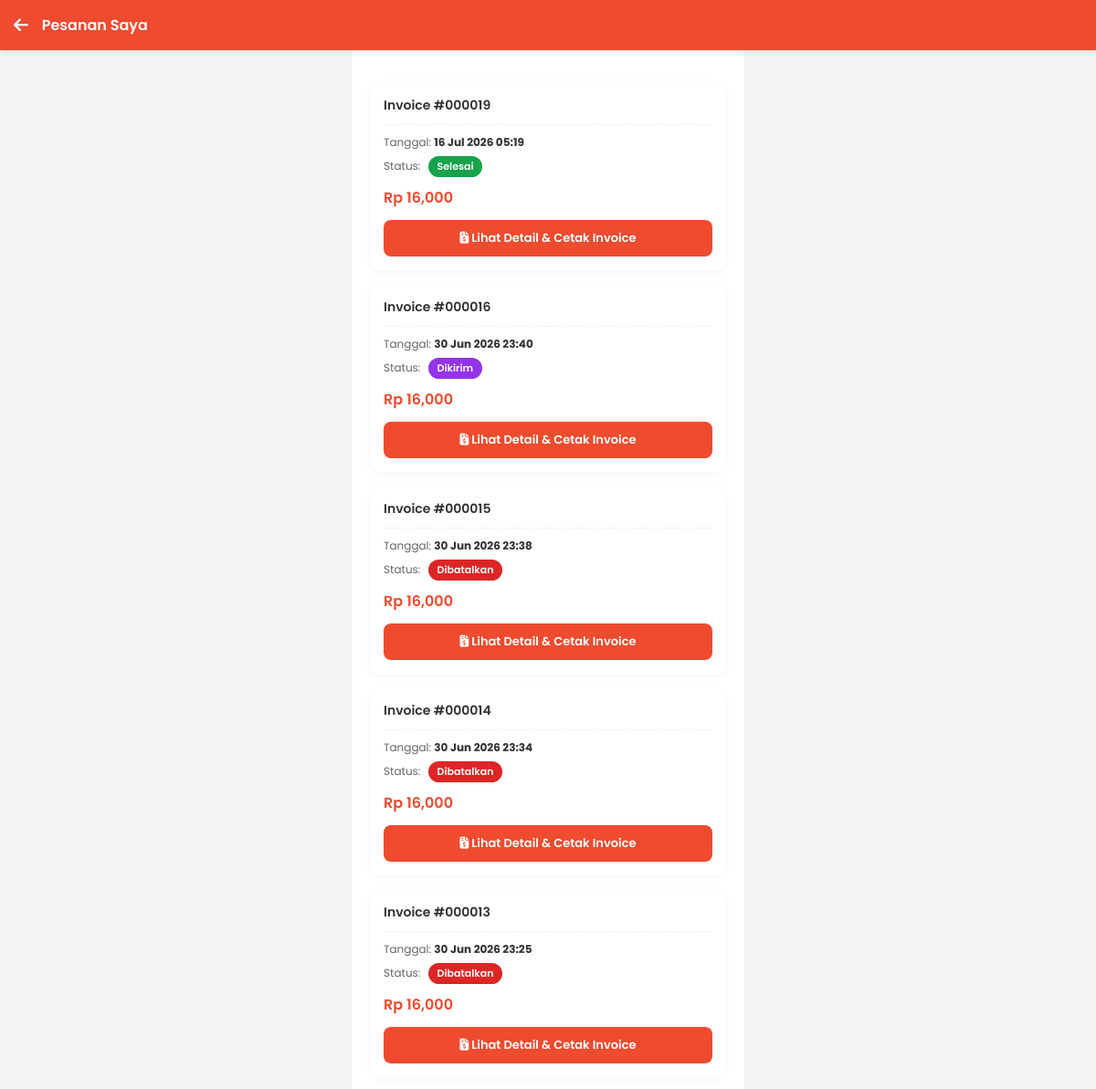
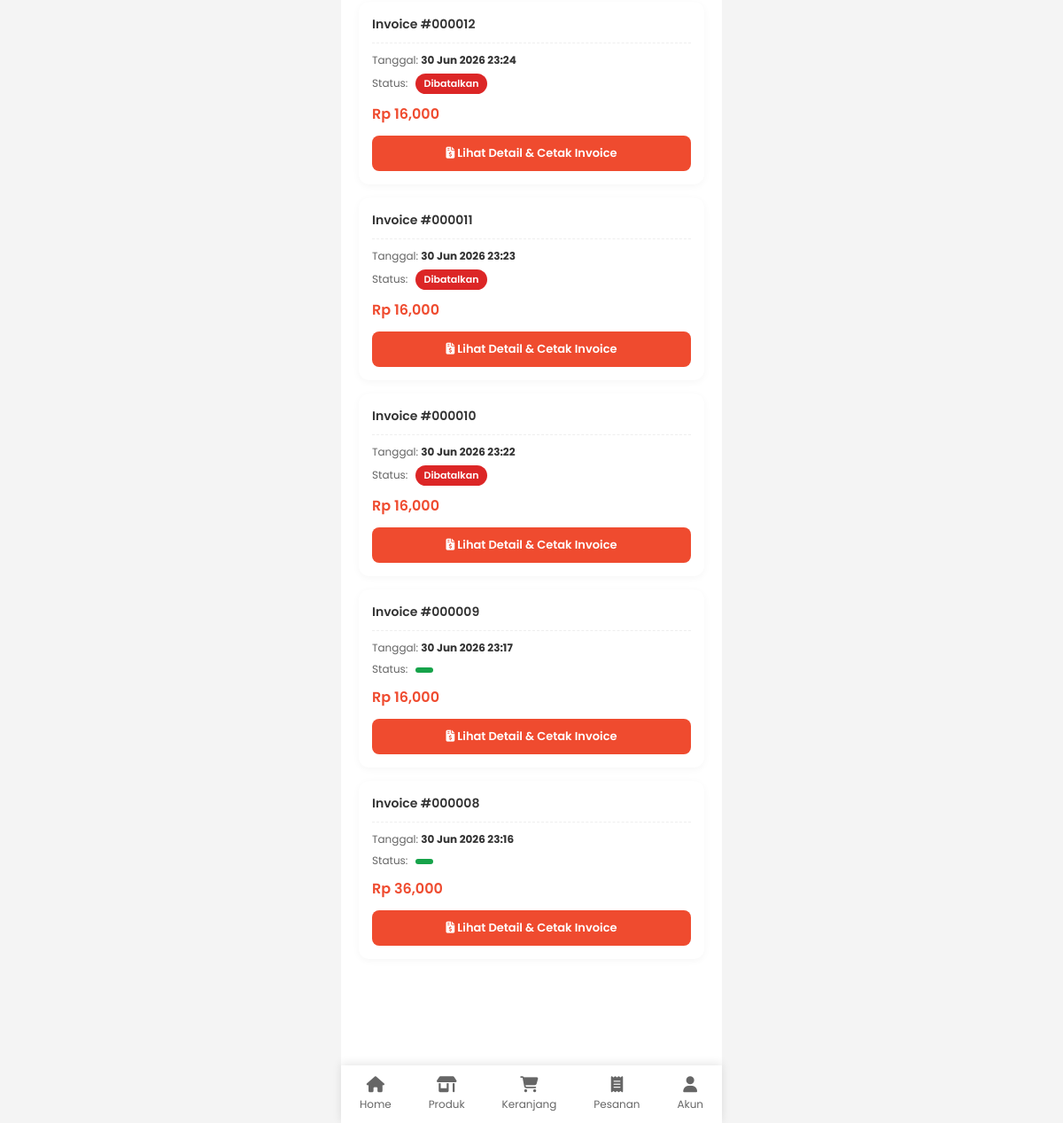
The page /user/pesanan.php (signed in) on the database its author committed (2 pictures, top to bottom).
### tables this page shows
CREATE TABLE `pesanan` (
  `id_pesanan` int(11) NOT NULL,
  `id_user` int(11) DEFAULT NULL,
  `alamat` text DEFAULT NULL,
  `id_alamat` int(11) DEFAULT NULL,
  `tanggal` datetime DEFAULT current_timestamp(),
  `subtotal` decimal(12,2) DEFAULT NULL,
  `ongkir` decimal(12,2) DEFAULT NULL,
  `total` decimal(12,2) DEFAULT NULL,
  `metode_pembayaran` varchar(50) DEFAULT NULL,
  `bukti_transfer` varchar(255) DEFAULT NULL,
  `status` enum('Menunggu Pembayaran','Diproses','Dikirim','Selesai','Dibatalkan') DEFAULT 'Menunggu Pembayaran',
  `status_sebelumnya` varchar(50) DEFAULT NULL
);

### user/pesanan.php (the view, shortened to what this page needs)
<?php
include '../config/koneksi.php';
$judul = "Pesanan Saya";
$back_url = "dashboard.php";
include '../layout/header_user.php';
$data = mysqli_query($conn, "
    SELECT *
    FROM pesanan
    WHERE id_user='" . $_SESSION['id_user'] . "'
    ORDER BY tanggal DESC
");
?>
<div class="header-nav" style="background: #ef4b2f; padding: 15px; display: flex; align-items: center; position: sticky; top: 0; z-index: 999; box-shadow: 0 2px 5px rgba(0,0,0,0.1);">
    <a href="<?= $back_url; ?>" style="color: #ffffff; font-size: 18px; margin-right: 15px; text-decoration: none; display: flex; align-items: center;">
        <i class="fa-solid fa-arrow-left"></i>
    </a>
    <h2 style="font-size: 16px; font-weight: 600; color: #ffffff; margin: 0; flex-grow: 1;">
        <?= $judul; ?>
    </h2>
</div>
<div class="container" style="padding-top: 15px; padding-bottom: 80px;">
    <div class="page-content">
        <?php while ($row = mysqli_fetch_assoc($data)) { ?>
            <div class="card" style="background: white; padding: 15px; border-radius: 12px; margin-bottom: 15px; box-shadow: 0 2px 8px rgba(0,0,0,0.04);">
                <h3 style="font-size: 14px; color: #333; font-weight: 600;">
                    Invoice #<?= str_pad($row['id_pesanan'], 6, "0", STR_PAD_LEFT); ?>
                </h3>
                <hr style="margin: 10px 0; border: 0; border-top: 1px dashed #eee;">
                <p style="font-size: 12px; color: #666; margin-bottom: 6px;">
                    Tanggal: <b style="color: #333;"><?= date("d M Y H:i", strtotime($row['tanggal'])); ?></b>
                </p>
                <p style="font-size: 12px; color: #666;">
                    Status:
                    <?php
                    $status = $row['status'];
                    $warna = "#16a34a";
                    if ($status == "Menunggu Pembayaran") {
                        $warna = "#f59e0b";
                    } elseif ($status == "Diproses") {
                        $warna = "#2563eb";
                    } elseif ($status == "Dikirim") {
                        $warna = "#9333ea";
                    } elseif ($status == "Dibatalkan") {
                        $warna = "#dc2626";
                    }
                    ?>
                    <span style="display:inline-block; background:<?= $warna ?>; color:white; padding:3px 10px; border-radius:20px; font-size:11px; font-weight: 600; margin-left:5px;">
                        <?= $status ?>
                    </span>
                </p>
                <h2 style="color:#ef4b2f; font-size: 16px; margin-top: 10px; margin-bottom: 12px; font-weight: 600;">
                    Rp <?= number_format($row['total']); ?>
                </h2>
                <div style="display: flex; flex-direction: column; gap: 8px;">
                    <a href="invoice.php?id=<?= $row['id_pesanan']; ?>" style="display: block; text-align: center; text-decoration: none; background: #ef4b2f; color: white; padding: 10px; border-radius: 8px; font-size: 13px; font-weight: 600;">
                        <i class="fa-solid fa-file-invoice-dollar"></i> Lihat Detail & Cetak Invoice
                    </a>
                </div>
            </div>
        <?php } ?>
    </div>
</div>
<?php include '../layout/navbar_bottom.php'; ?>
</body>
</html>

### layout/header_user.php (style rules this page uses)
* { margin:0; padding:0; box-sizing:border-box; font-family:'Poppins',sans-serif; }
body { background:#f4f4f4; }
.container { width:100%; max-width:430px; margin:auto; background:white; min-height:100vh; position:relative; overflow:hidden; }
.page-content { padding:20px; padding-bottom:90px; }
.card { background:white; padding:15px; border-radius:15px; margin-bottom:15px; box-shadow:0 2px 8px rgba(0,0,0,.08); }

### rows shown on the page
pesanan: id_pesanan "000019", tanggal "16 Jul 2026 05:19", status "Selesai", total "16,000"
pesanan: id_pesanan "000016", tanggal "30 Jun 2026 23:40", status "Dikirim", total "16,000"
pesanan: id_pesanan "000015", tanggal "30 Jun 2026 23:38", status "Dibatalkan", total "16,000"
pesanan: id_pesanan "000014", tanggal "30 Jun 2026 23:34", status "Dibatalkan", total "16,000"
pesanan: id_pesanan "000013", tanggal "30 Jun 2026 23:25", status "Dibatalkan", total "16,000"
pesanan: id_pesanan "000012", tanggal "30 Jun 2026 23:24", status "Dibatalkan", total "16,000"
pesanan: id_pesanan "000011", tanggal "30 Jun 2026 23:23", status "Dibatalkan", total "16,000"
pesanan: id_pesanan "000010", tanggal "30 Jun 2026 23:22", status "Dibatalkan", total "16,000"
pesanan: id_pesanan "000009", tanggal "30 Jun 2026 23:17", total "16,000"
pesanan: id_pesanan "000008", tanggal "30 Jun 2026 23:16", total "36,000"

### other values the page prints
$judul "Pesanan Saya"
